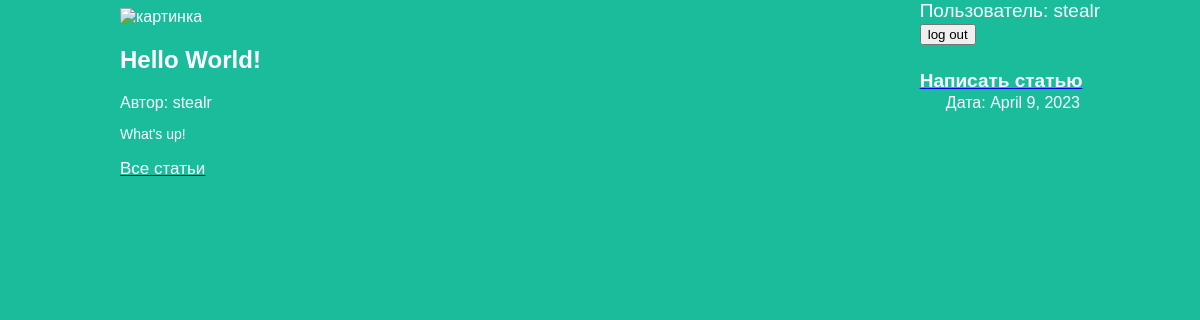
The app's page /article/8 (signed in) with its own data.
### articles/models.py (models this page shows, shortened)
class Article(models.Model):
    title = models.CharField(max_length=200)
    author = models.ForeignKey(User, on_delete=models.CASCADE)
    text = models.TextField()
    created_date = models.DateField(auto_now_add=True)
    def get_text(self):
        return self.text

### articles/views.py (the view)
# urls.py: re_path(r'^article/(?P<article_id>\d+)$', views.get_article, name='get_article'),]
def get_article(request, article_id):
    if request.user.is_authenticated:
        if request.method == "POST":
            logout(request)
            return redirect("archive")
        else:
            try:
                post = Article.objects.get(id=article_id)
                username = request.user.username
                return render(request, 'article_auth.html', {"post": post, "user": username})
            except Article.DoesNotExist:
                raise Http404
    else:
        try:
            post = Article.objects.get(id=article_id)
            return render(request, 'article.html', {"post": post})
        except Article.DoesNotExist:
            raise Http404

### articles/templates/article_auth.html (shortened to what this page needs)
<!DOCTYPE html>
<html>
    <head>
		<link rel="stylesheet" href="{{ STATIC_URL }}/static/article.css">
    </head>
    <body>
		<div class="archive">
			<img src="https://cdn.iconscout.com/icon/free/png-256/django-2-282855.png" alt="картинка">
		</div>
		<div class="user">
			<div>Пользователь: {{ user }}</div>
			<form method="POST">
				<button type="submit">log out</button>
				<a href="http://127.0.0.1:8000/article/new"><h4 class="post-title"> Написать статью </h4></a>
			</form>
		</div>
		<div class="archive">
			<div class="one-post">
				<h2 class="post-title">{{ post.title }}</h2>
				<div class="article-info">
					<div class="article-created-date">Дата: {{ post.created_date }}</div>
					<div class="article-author">Автор: {{ post.author.username }}</div>
				</div>
				<p class="article-text">{{ post.get_text }}</p>
			</div>
		</div>
		<a href="http://127.0.0.1:8000/"><p class="positioned"> Все статьи </p></a>
    </body>
</html>

### articles/static/article.css (style rules this page uses)
body { background: #1abc9c; font-family: Tahoma, Arial, sans-serif; color: #ffffff; }
.positioned { font-size: 17px; color: #ffffff; width: 960px; margin-left: auto; margin-right: auto; }
.article-text { position: static; font-size: 14px; }
.archive { width: 960px; margin-left: auto; margin-right: auto; }
.post-title { color: #ffffff; }
.article-created-date { position: absolute; text-align: right; width: 960px; margin-left: auto; margin-right: auto; }
.user { position: absolute; top: 0; float: right; right: 100px; font-size: 19px; color: #ffffff; margin-left: auto; margin-right: auto;; }

### records on screen
Article: title "Hello World!", created_date "April 9, 2023", author.username "stealr", get_text "What's up!"

### other values on screen
{{ user }} "stealr"
